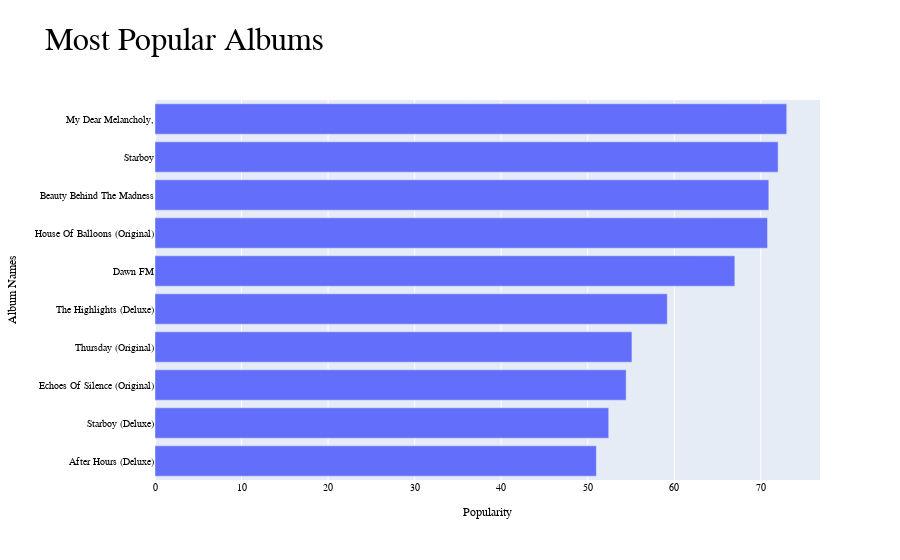

Source (notebook cell):
### Code cell
# Top Albums
top_albums = df.groupby('album_name')['popularity'].mean().sort_values(ascending=False).head(10)
# Reverse the order of the DataFrame
top_albums = top_albums[::-1].reset_index()

fig = go.Figure(go.Bar(
            x= top_albums['popularity'],
            y= top_albums['album_name'],
            orientation='h'))

fig.update_layout(

    xaxis_title="Popularity",
    yaxis_title="Album Names",
    font=dict(
        family="Courier New, monospace",
        size=10,
        color="Black"
    )
)

fig.update_layout( title=dict(text="Most Popular Albums", font=dict(size=32)))

fig.show()

### Figure 1 — Plotly figure (JSON) as saved in the notebook; plotly's stock layout.template omitted (floating-point values rounded to 4 significant figures)
{"data": [{"orientation": "h", "type": "bar", "x": [51, 52.43, 54.44, 55.11, 59.19, 67, 70.78, 70.93, 72, 73], "y": ["After Hours (Deluxe)", "Starboy (Deluxe)", "Echoes Of Silence (Original)", "Thursday (Original)", "The Highlights (Deluxe)", "Dawn FM", "House Of Balloons (Original)", "Beauty Behind The Madness", "Starboy", "My Dear Melancholy,"]}], "layout": {"font": {"color": "Black", "family": "Courier New, monospace", "size": 10}, "title": {"font": {"size": 32}, "text": "Most Popular Albums"}, "xaxis": {"title": {"text": "Popularity"}}, "yaxis": {"title": {"text": "Album Names"}}}}
